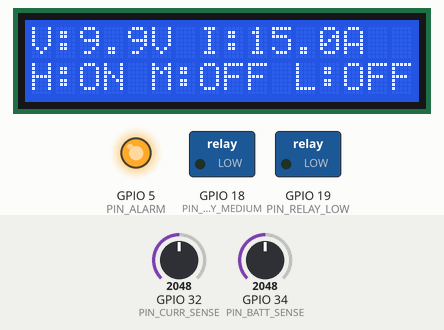
Recording of a program running on a simulated ESP32. Parts: 16×2 character LCD, switched loads named in the program (green lamp = pin HIGH), output pins drawn as LEDs (lit = HIGH). The test bench sets the inputs (shaded band); at power-on: GPIO 34 (PIN_BATT_SENSE) = 2048, GPIO 32 (PIN_CURR_SENSE) = 2048. What the program prints to the serial monitor is not drawn.

Above: at 3.2 s.
3.3 s: GPIO 34 (PIN_BATT_SENSE) set to 2218
At 5.0 s:
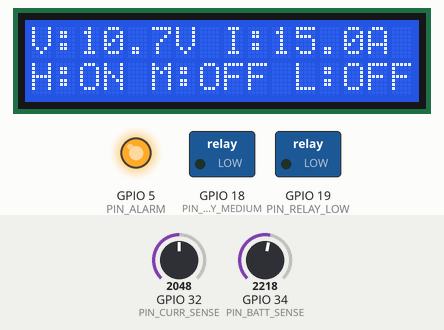
5.6 s: GPIO 34 (PIN_BATT_SENSE) set to 2330
At 6.5 s:
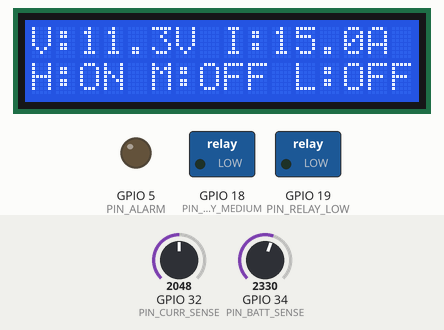
7.6 s: GPIO 34 (PIN_BATT_SENSE) set to 2436
At 9.2 s:
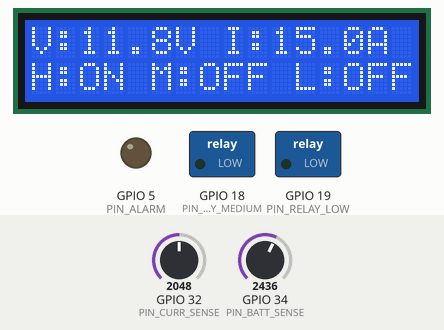
9.6 s: GPIO 34 (PIN_BATT_SENSE) set to 2528
At 10.7 s:
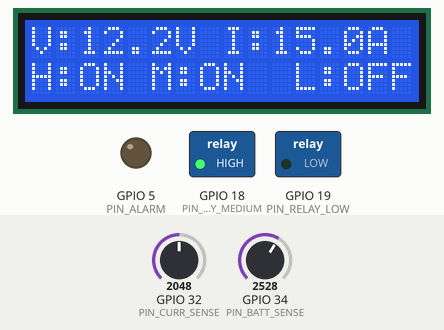
11.6 s: GPIO 34 (PIN_BATT_SENSE) set to 2645
At 13.3 s:
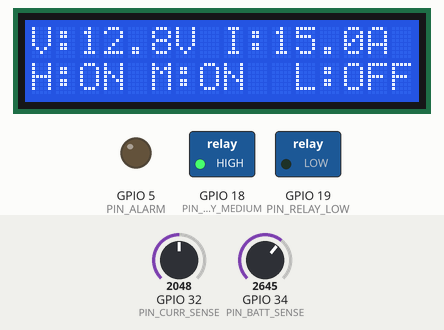
13.6 s: GPIO 34 (PIN_BATT_SENSE) set to 2738
At 14.9 s:
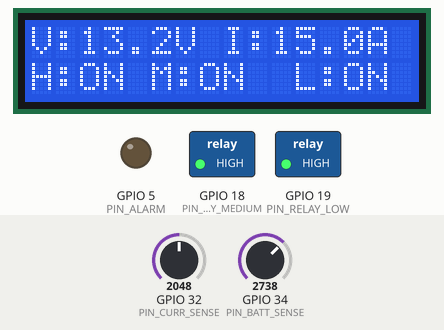
Timing chart, 0 to 16.6 s (numbered marks = the images above; inputs shaded):
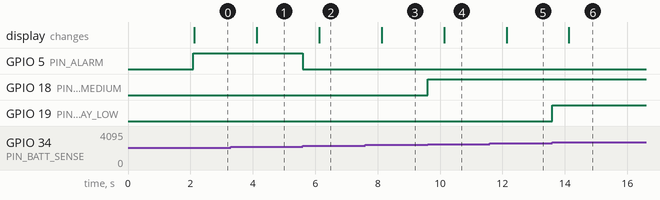

Measured:
- the behaviour switches between 2274 and 2275 on GPIO 34 (PIN_BATT_SENSE) (found by bisection; images 1 and 2)
- the behaviour switches between 2481 and 2482 on GPIO 34 (PIN_BATT_SENSE) (found by bisection; images 3 and 4)
- the behaviour switches between 2688 and 2689 on GPIO 34 (PIN_BATT_SENSE) (found by bisection; images 5 and 6)
- after the input at 3.3 s, the display: changes after 0.83 s (image 1)
- after the input at 5.6 s, GPIO 5 (PIN_ALARM): HIGH → LOW at once; the display: changes after 0.53 s (image 2)
- after the input at 7.6 s, the display: changes after 0.53 s (image 3)
- after the input at 9.6 s, GPIO 18 (PIN_RELAY_MEDIUM): LOW → HIGH at once; the display: changes after 0.53 s (image 4)
- after the input at 11.6 s, the display: changes after 0.53 s (image 5)
- after the input at 13.6 s, GPIO 19 (PIN_RELAY_LOW): LOW → HIGH at once; the display: changes after 0.53 s (image 6)

The program:

main.cpp
```cpp
#include <Arduino.h>
#include <Wire.h>
#include <LiquidCrystal_I2C.h>

// --- ESP32 Pin Settings ---
#define PIN_BATT_SENSE    34
#define PIN_CURR_SENSE    32
#define PIN_RELAY_MEDIUM  18  // Switches Medium Load Relay & Yellow LED
#define PIN_RELAY_LOW     19  // Switches Low Load Relay & Blue LED
#define PIN_ALARM         5   // Warning Buzzer

// --- Telemetry Constants ---
const float ADC_RES = 4095.0f;
const float V_REF = 3.3f;
const float VOLT_DIVIDER = 6.0f; // Multiplier scales standard 3.3V max up to 19.8V max
const float MAX_CURRENT = 30.0f; // Scale mapping for simulated 0-30A load current

// --- Battery Management Thresholds (12V Nominal Battery) ---
const float BATT_CRITICAL   = 11.0f; // Cutoff for all non-essential loads + Alert
const float BATT_MEDIUM_OK   = 12.0f; // Threshold to permit Medium-Priority load
const float BATT_SUFFICIENT  = 13.0f; // Threshold to permit Low-Priority load
const float CURRENT_LIMIT    = 20.0f; // Overcurrent limit protection

LiquidCrystal_I2C lcd(0x27, 16, 2);
unsigned long lastUpdate = 0;

void setup() {
    Serial.begin(115200);

    // Define I/O states
    pinMode(PIN_RELAY_MEDIUM, OUTPUT);
    pinMode(PIN_RELAY_LOW, OUTPUT);
    pinMode(PIN_ALARM, OUTPUT);

    // Turn off relays and warning alarms on startup
    digitalWrite(PIN_RELAY_MEDIUM, LOW);
    digitalWrite(PIN_RELAY_LOW, LOW);
    digitalWrite(PIN_ALARM, LOW);

    // Initialize display with standard ESP32 I2C pins (SDA=21, SCL=22)
    Wire.begin(21, 22);
    lcd.init();
    lcd.backlight();
    lcd.setCursor(0, 0);
    lcd.print("Priority System");
    lcd.setCursor(0, 1);
    lcd.print("ESP32 Initialized");
    delay(2000);
    lcd.clear();
}

void loop() {
    // Read raw 12-bit ADC values (0-4095)
    int rawVolt = analogRead(PIN_BATT_SENSE);
    int rawCurr = analogRead(PIN_CURR_SENSE);

    // Compute voltage and current metrics
    float battVoltage = (rawVolt / ADC_RES) * V_REF * VOLT_DIVIDER;
    float totalCurrent = (rawCurr / ADC_RES) * MAX_CURRENT;

    bool mediumLoadState = false;
    bool lowLoadState = false;
    bool alarmState = false;

    // --- Dynamic Priority Load Controller ---
    if (totalCurrent > CURRENT_LIMIT) {
        // OVERLOAD STATE: Shed all non-essential loads immediately
        mediumLoadState = false;
        lowLoadState = false;
        alarmState = true;
    } else {
        // VOLTAGE STATE: Analyze battery reserves
        if (battVoltage >= BATT_SUFFICIENT) {
            mediumLoadState = true;  // Low, Medium, and High are ON
            lowLoadState = true;
        } else if (battVoltage >= BATT_MEDIUM_OK) {
            mediumLoadState = true;  // Shed low-priority load
            lowLoadState = false;
        } else {
            // Below 12V: Critical load-shedding stage
            mediumLoadState = false;
            lowLoadState = false;
            if (battVoltage < BATT_CRITICAL) {
                alarmState = true;   // Low voltage alarm active
            }
        }
    }

    // Write physical states to pins
    digitalWrite(PIN_RELAY_MEDIUM, mediumLoadState ? HIGH : LOW);
    digitalWrite(PIN_RELAY_LOW, lowLoadState ? HIGH : LOW);
    digitalWrite(PIN_ALARM, alarmState ? HIGH : LOW);

    // Telemetry display cycle (once per second)
    if (millis() - lastUpdate >= 1000) {
        lastUpdate = millis();

        // Trace to serial console
        Serial.printf("Batt: %.2fV | Curr: %.2fA | High: ON | Med: %s | Low: %s | State: %s\n",
                      battVoltage, totalCurrent,
                      mediumLoadState ? "ON" : "OFF",
                      lowLoadState ? "ON" : "OFF",
                      alarmState ? "ALARM" : "NORMAL");

        // Write metrics on LCD Screen
        lcd.clear();
        lcd.setCursor(0, 0);
        lcd.print("V:");
        lcd.print(battVoltage, 1);
        lcd.print("V I:");
        lcd.print(totalCurrent, 1);
        lcd.print("A");

        lcd.setCursor(0, 1);
        // Display High-priority (H) as always ON, Medium (M) and Low (L) as ON or OFF
        lcd.print("H:ON M:");
        lcd.print(mediumLoadState ? "ON " : "OFF"); // Prints "ON " (with space) or "OFF" to keep spacing consistent
        lcd.print(" L:");
        lcd.print(lowLoadState ? "ON" : "OFF");
    }
}
```
